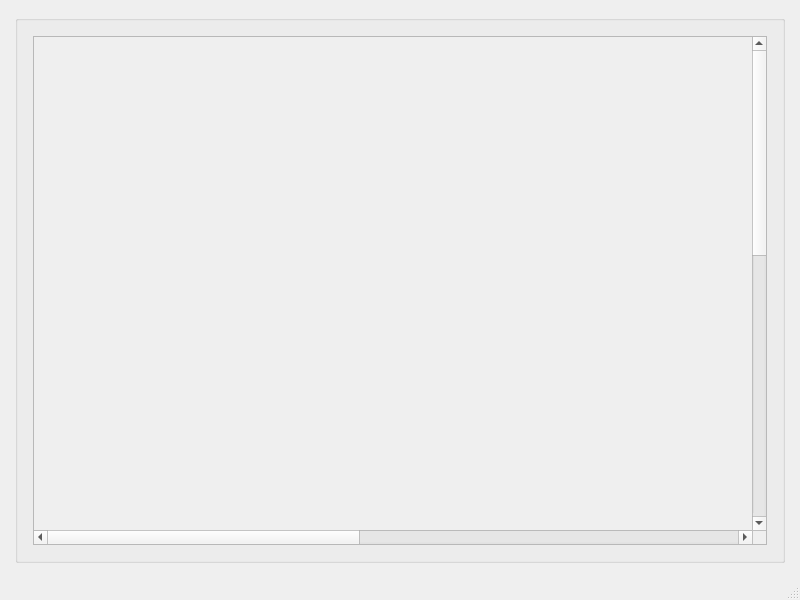
<?xml version="1.0" encoding="UTF-8"?>
<ui version="4.0">
 <class>MainWindow</class>
 <widget class="QMainWindow" name="MainWindow">
  <property name="geometry">
   <rect>
    <x>0</x>
    <y>0</y>
    <width>800</width>
    <height>600</height>
   </rect>
  </property>
  <property name="windowTitle">
   <string>MainWindow</string>
  </property>
  <widget class="QWidget" name="centralwidget">
   <layout class="QGridLayout" name="gridLayout_2">
    <property name="leftMargin">
     <number>15</number>
    </property>
    <property name="topMargin">
     <number>15</number>
    </property>
    <property name="rightMargin">
     <number>15</number>
    </property>
    <property name="bottomMargin">
     <number>15</number>
    </property>
    <property name="spacing">
     <number>0</number>
    </property>
    <item row="0" column="0">
     <widget class="QGroupBox" name="groupBox">
      <property name="title">
       <string/>
      </property>
      <layout class="QGridLayout" name="gridLayout_3">
       <property name="leftMargin">
        <number>15</number>
       </property>
       <property name="topMargin">
        <number>15</number>
       </property>
       <property name="rightMargin">
        <number>15</number>
       </property>
       <property name="bottomMargin">
        <number>15</number>
       </property>
       <property name="spacing">
        <number>0</number>
       </property>
       <item row="0" column="0">
        <widget class="QScrollArea" name="scrollArea">
         <property name="minimumSize">
          <size>
           <width>0</width>
           <height>0</height>
          </size>
         </property>
         <property name="maximumSize">
          <size>
           <width>16777215</width>
           <height>16777215</height>
          </size>
         </property>
         <property name="widgetResizable">
          <bool>true</bool>
         </property>
         <widget class="QWidget" name="scrollAreaWidgetContents">
          <property name="geometry">
           <rect>
            <x>0</x>
            <y>0</y>
            <width>1588</width>
            <height>1123</height>
           </rect>
          </property>
          <layout class="QGridLayout" name="gridLayout">
           <property name="leftMargin">
            <number>0</number>
           </property>
           <property name="topMargin">
            <number>0</number>
           </property>
           <property name="rightMargin">
            <number>0</number>
           </property>
           <property name="bottomMargin">
            <number>0</number>
           </property>
           <property name="spacing">
            <number>0</number>
           </property>
           <item row="1" column="0">
            <widget class="QLabel" name="label">
             <property name="minimumSize">
              <size>
               <width>1588</width>
               <height>1123</height>
              </size>
             </property>
             <property name="maximumSize">
              <size>
               <width>1588</width>
               <height>1123</height>
              </size>
             </property>
             <property name="text">
              <string>TextLabel</string>
             </property>
            </widget>
           </item>
          </layout>
         </widget>
        </widget>
       </item>
      </layout>
     </widget>
    </item>
   </layout>
  </widget>
  <widget class="QMenuBar" name="menubar">
   <property name="geometry">
    <rect>
     <x>0</x>
     <y>0</y>
     <width>800</width>
     <height>22</height>
    </rect>
   </property>
  </widget>
  <widget class="QStatusBar" name="statusbar"/>
 </widget>
 <resources/>
 <connections/>
</ui>
